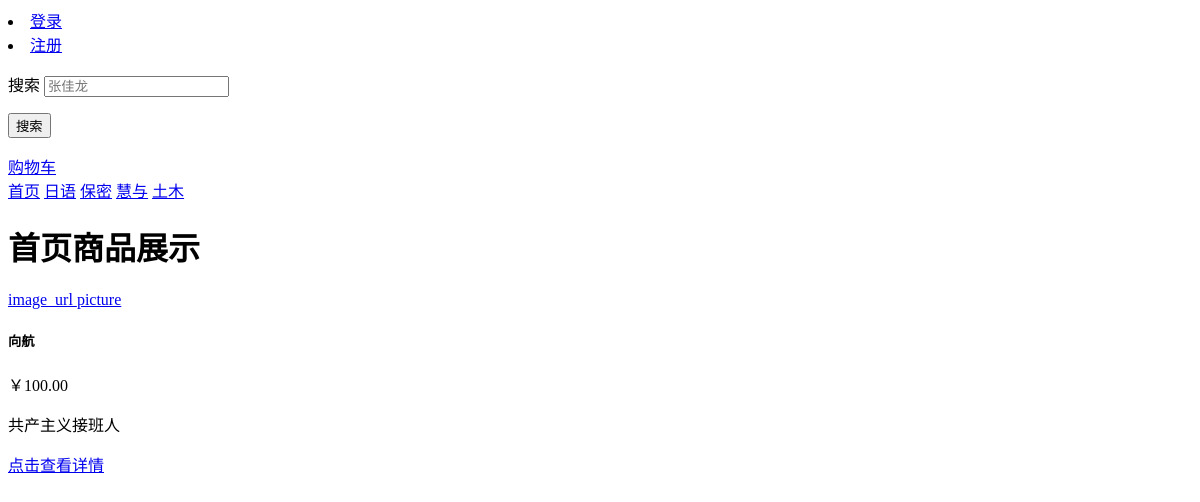
Page /home/?goodtype=日语 on the earlier database version.
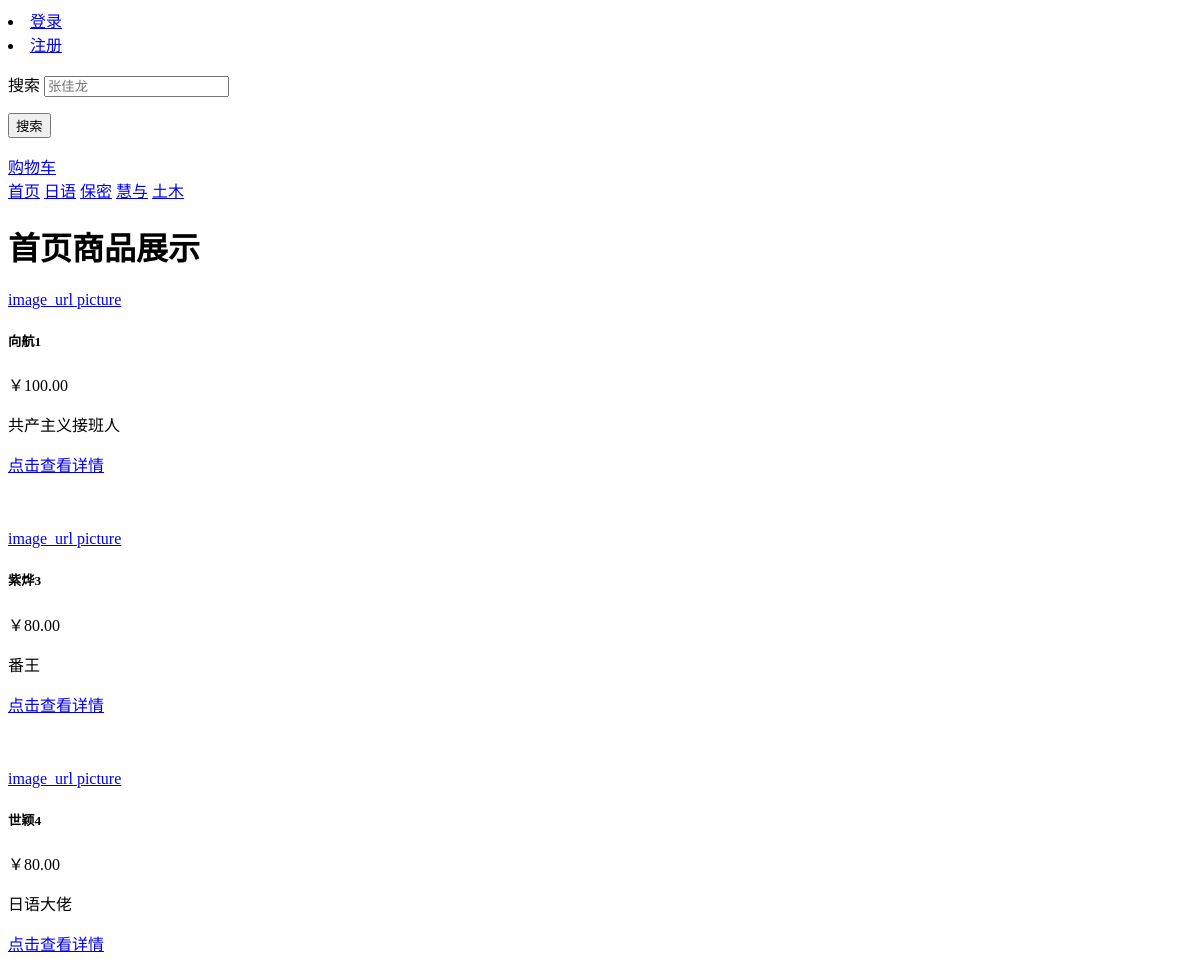
Same page on the later database version.
### z_goods/models.py (models this page shows, shortened)
class GoodInfo(models.Model):
    state = (
        ("on", "在售"),
        ("out", "不售"),
    )
    name = models.CharField(max_length=50, unique=True, verbose_name="商品名称")
    price = models.DecimalField(max_digits=8, decimal_places=2, verbose_name="商品价格")
    count = models.IntegerField(default=1, verbose_name="库存")
    detail = models.CharField(max_length=2000, verbose_name="商品详情", default="无")
    state = models.CharField(max_length=10, choices=state, default="在售", verbose_name="商品状态")
    picture = models.CharField(max_length=2083, verbose_name="商品图片", default="image_url")   # 商品图片url
    type = models.ForeignKey('GoodType', on_delete=models.CASCADE, verbose_name="类别")
    class Meta:
        verbose_name = "商品"
        verbose_name_plural = "商品"

### z_user/views.py (the view, shortened to what this page needs)
# urls.py: 2. Add a URL to urlpatterns:  path('', views.home, name='home')
def home(request):
    goodtype = request.GET.get('goodtype')
    if goodtype:
        type_of_goods = GoodType.objects.get(typename=goodtype)
        all_goods = type_of_goods.goodinfo_set.all()
        lis = all_goods
        return render(request, 'z_user/home.html', locals())

### z_user/templates/z_user/home.html (shortened to what this page needs)
{% extends 'base.html' %}
{% block content %}
    <a href="/cart/">购物车</a>
        <nav>
			<a href="/home/">首页</a>
			<a href="/home/?goodtype=日语">日语</a>
			<a href="/home/?goodtype=保密">保密</a>
            <a href="/home/?goodtype=慧与">慧与</a>
			<a href="/home/?goodtype=土木">土木</a>
        </nav>
<h1>首页商品展示</h1>
<div class="row">
    {% for good in lis %}
        <div class="col">
        <div class="card" style="width: 18rem;">
            <a href="#">{{good.picture}} picture</a>
            <div class="card-body">
                <h5 class="card-title">{{ good.name }}</h5>
                <p class="card-text">￥{{ good.price }}</p>
                <p class="card-text">{{ good.detail }}</p>
                <a href="/goods/?good_name={{good.name}}" class="btn btn-primary">点击查看详情</a>
            </div>
            <br><br><br>
        </div>
    </div>
    {% endfor %}
</div>
{% endblock %}

### templates/base.html (shortened to what this page needs)
<!DOCTYPE html>
<html lang="en">
<head>
</head>
<body>
{% if request.session.is_login %}
      <li><a href="/personal/">哈喽！{{ request.session.user_name }}</a></li>
      <li><a href="/logout/">退出</a></li>
 {% else %}
      <li><a href="/login/">登录</a></li>
      <li><a href="/register/">注册</a></li>
{% endif %}
        <form action="/goods/search/" method="post">
            <p>
                <label for="id_username">搜索</label>
                <input type="text" name="search_words" placeholder="张佳龙" autofocus required />
            </p>
            <input type="submit" value="搜索">
        </form>
<div class="container">
      {% block content %}
      {% endblock %}
</div>
</body>
</html>

Differences in the rows shown:
changed GoodInfo "共产主义接班人": name "向航" → "向航1"
added GoodInfo: picture "image_url", name "紫烨3", price "80.00", detail "番王"
added GoodInfo: picture "image_url", name "世颖4", price "80.00", detail "日语大佬"
